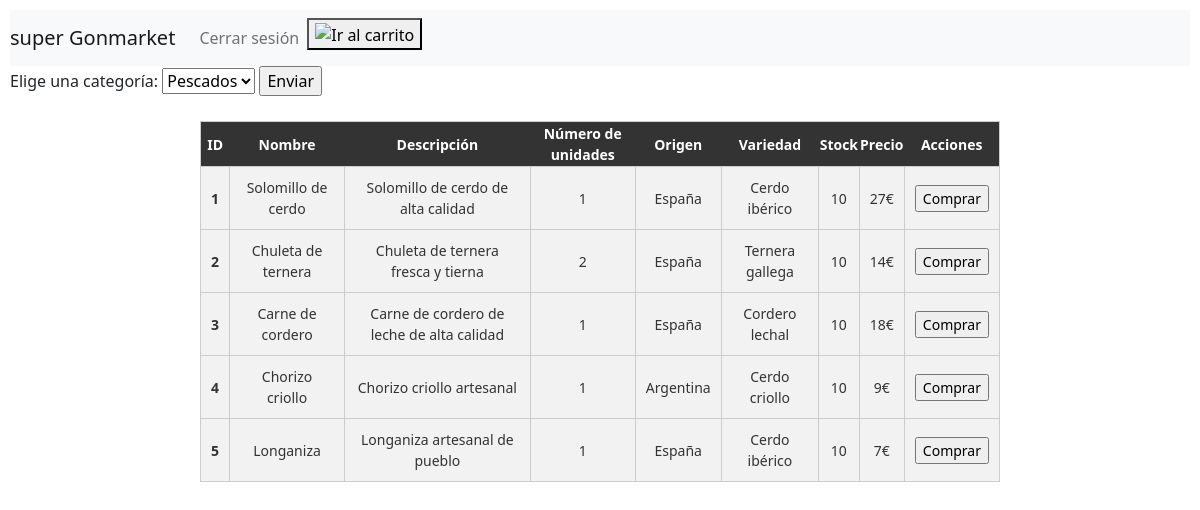
Screenshot of /a/tienda/carnes.php (signed in) with the database file from the repository.
### tables this page shows
CREATE TABLE `carne` (
  `tabla` varchar(20) NOT NULL DEFAULT 'carne',
  `id` int(11) NOT NULL,
  `nombre` varchar(255) NOT NULL,
  `descripcion` text DEFAULT NULL,
  `numero_unidades` int(11) DEFAULT NULL,
  `origen` varchar(255) DEFAULT NULL,
  `variedad` varchar(255) DEFAULT NULL,
  `stock` int(11) NOT NULL,
  `precio` int(11) NOT NULL
);

### a/tienda/carnes.php (the view, shortened to what this page needs)
<!DOCTYPE html>
<html lang="en">
<head>
  <link href="https://cdn.jsdelivr.net/npm/bootstrap@5.2.3/dist/css/bootstrap.min.css" rel="stylesheet"
>
  <link href="estilos.css" rel="stylesheet" type="text/css">
</head>
<body class="cuerpo">
  <nav class="navbar navbar-expand-lg navbar-light bg-light">
    <a class="navbar-brand" href="#">super Gonmarket</a>
    <div class="collapse navbar-collapse" id="navbarSupportedContent">
      <ul class="navbar-nav mr-auto">
        <li class="nav-item active">
          <a class="nav-link" href="cerrarSesion.php">Cerrar sesión</a>
        </li>
        <li>
          <form action="carrito.php">
            <button type="submit">
              <img src="https://cdn-icons-png.flaticon.com/512/3394/3394009.png" alt="Ir al carrito"
                style="height: 30px;">
            </button>
          </form>
        </li>
      </ul>
    </div>
  </nav>
  <?php
  $xml = simplexml_load_file("products.xml");
  ?>
  <form action="" method="post">
    <label for="categoria">Elige una categoría:</label>
    <select name="categoria" id="categoria">
      <?php foreach ($xml->categoria as $categoria) { ?>
        <option value="<?php echo $categoria->nombre; ?>">
          <?php echo $categoria->nombre; ?>
        </option>
      <?php } ?>
    </select>
    <input type="submit" value="Enviar">
  </form>
  <div class="contenedor">
    <?php
    $conn = mysqli_connect("localhost", "root", "", "productos");
    $result = mysqli_query($conn, "SELECT * FROM carne");
    echo "<table>";
    echo "<tr>";
    echo "<th>ID</th>";
    echo "<th>Nombre</th>";
    echo "<th>Descripción</th>";
    echo "<th>Número de unidades</th>";
    echo "<th>Origen</th>";
    echo "<th>Variedad</th>";
    echo "<th>Stock</th>";
    echo "<th>Precio</th>";
    echo "<th>Acciones</th>";
    echo "</tr>";
    while ($row = mysqli_fetch_assoc($result)) {
      echo "<tr>";
      echo "<td>" . $row["id"] . "</td>";
      echo "<td>" . $row["nombre"] . "</td>";
      echo "<td>" . $row["descripcion"] . "</td>";
      echo "<td>" . $row["numero_unidades"] . "</td>";
      echo "<td>" . $row["origen"] . "</td>";
      echo "<td>" . $row["variedad"] . "</td>";
      echo "<td>" . $row["stock"] . "</td>";
      echo "<td>" . $row["precio"] . "€</td>";
      echo "<td>";
      echo "<form action='carrito.php' method='post'>";
      echo "<input type='submit' value='Comprar' name='comprar'>";
      echo "</form>";
    }
    echo "</table>";
    ?>
  </div>
</body>
</html>

### a/tienda/estilos.css (style rules this page uses)
div.contenedor { width: 800px; height: 500px; margin: auto; transform: 50%; }
table { border: 1px solid black; padding: 10px; margin-top: 25px; }
tr { background-color: #f2f2f2; color: #333; font-size: 14px; text-align: center; border: 1px solid #ccc; }
td { padding: 10px; border: 1px solid #ccc; }
tr:first-child { background-color: #333; color: #fff; }
td:first-child { font-weight: bold; }
.cuerpo { margin: 10px; }

### rows the page displays
carne: id "1", nombre "Solomillo de cerdo", descripcion "Solomillo de cerdo de alta calidad", numero_unidades "1", origen "España", variedad "Cerdo ibérico", stock "10", precio "27"
carne: id "2", nombre "Chuleta de ternera", descripcion "Chuleta de ternera fresca y tierna", numero_unidades "2", origen "España", variedad "Ternera gallega", stock "10", precio "14"
carne: id "3", nombre "Carne de cordero", descripcion "Carne de cordero de leche de alta calidad", numero_unidades "1", origen "España", variedad "Cordero lechal", stock "10", precio "18"
carne: id "4", nombre "Chorizo criollo", descripcion "Chorizo criollo artesanal", numero_unidades "1", origen "Argentina", variedad "Cerdo criollo", stock "10", precio "9"
carne: id "5", nombre "Longaniza", descripcion "Longaniza artesanal de pueblo", numero_unidades "1", origen "España", variedad "Cerdo ibérico", stock "10", precio "7"

### other values shown
form field categoria "Pescados"
